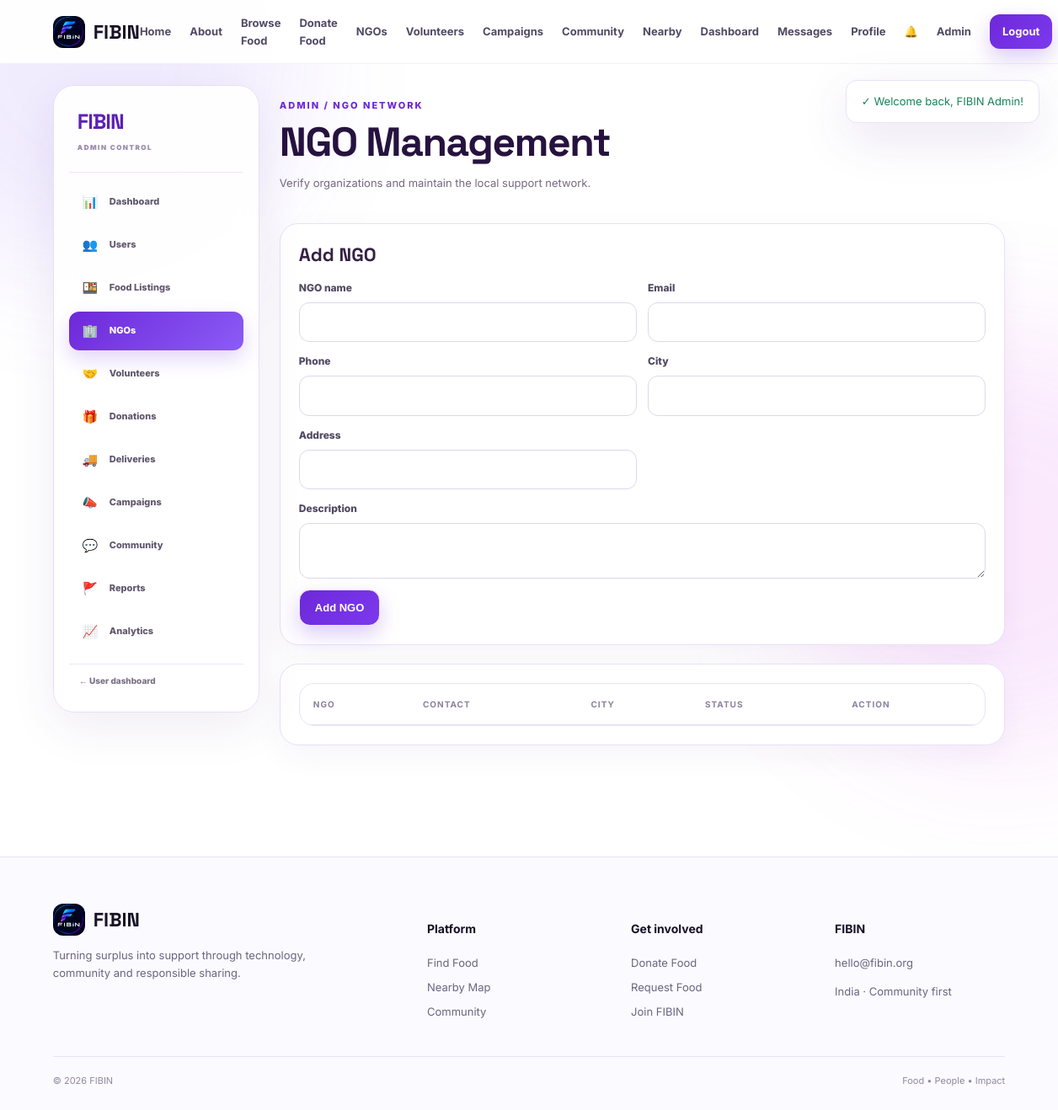
The page /admin/ngos.php (signed in) on the database as committed earlier.
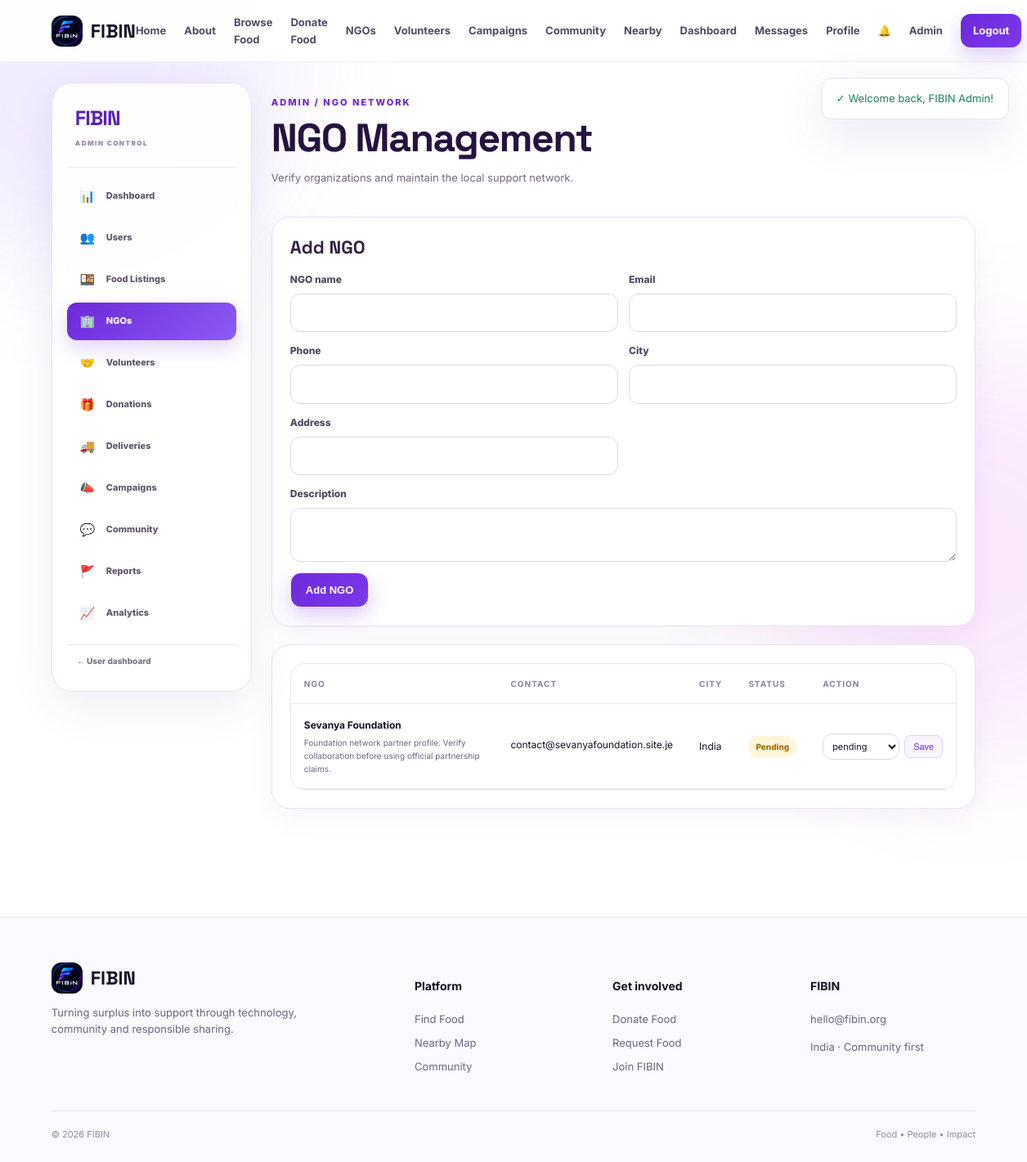
The same page on the database as committed later.
### tables this page shows
CREATE TABLE IF NOT EXISTS ngos (
 id INT AUTO_INCREMENT PRIMARY KEY, name VARCHAR(180) NOT NULL, email VARCHAR(190) NULL, phone VARCHAR(30) NULL,
 city VARCHAR(120) NULL, address VARCHAR(255) NULL, description TEXT NULL, status ENUM('pending','verified','suspended') NOT NULL DEFAULT 'pending',
 created_at TIMESTAMP DEFAULT CURRENT_TIMESTAMP
);

### config/config.php (called while the page is built, shortened)
<?php
function e($value){return htmlspecialchars((string)$value,ENT_QUOTES,'UTF-8');}
function badge_class($status){return match($status){'approved','available','accepted','completed','online'=>'success','pending','away'=>'warning','rejected','cancelled','expired'=>'danger',default=>'info'};}

### admin/ngos.php (the view, shortened to what this page needs)
<?php $page_title='NGOs'; require 'layout.php';
$ngos=$pdo->query('SELECT * FROM ngos ORDER BY created_at DESC')->fetchAll();
?><section class="admin-page-head"><div><span class="kicker">ADMIN / NGO NETWORK</span><h1>NGO Management</h1><p>Verify organizations and maintain the local support network.</p></div></section><section class="admin-form-card"><h2>Add NGO</h2><form method="post" class="form-grid"><input type="hidden" name="csrf" value="<?=e(csrf_token())?>"><input type="hidden" name="action" value="add"><label>NGO name<input name="name" required></label><label>Email<input type="email" name="email"></label><label>Phone<input name="phone"></label><label>City<input name="city"></label><label>Address<input name="address"></label><label>Description<textarea name="description"></textarea></label><button class="btn primary">Add NGO</button></form></section><div class="admin-table-card"><div class="table-wrap"><table><thead><tr><th>NGO</th><th>Contact</th><th>City</th><th>Status</th><th>Action</th></tr></thead><tbody><?php foreach($ngos as $n):?><tr><td><b><?=e($n['name'])?></b><small><?=e($n['description']??'')?></small></td><td><?=e($n['email']?:'—')?><small><?=e($n['phone']?:'')?></small></td><td><?=e($n['city']?:'—')?></td><td><span class="badge <?=badge_class($n['status'])?>"><?=e($n['status'])?></span></td><td><form class="inline-form" method="post"><input type="hidden" name="csrf" value="<?=e(csrf_token())?>"><input type="hidden" name="action" value="status"><input type="hidden" name="id" value="<?=$n['id']?>"><select name="status"><option>pending</option><option>verified</option><option>suspended</option></select><button class="mini-btn">Save</button></form></td></tr><?php endforeach;?></tbody></table></div></div><?php require 'footer.php'; ?>

### admin/layout.php (shortened to what this page needs)
<?php
require_once '../config/config.php';
require_once '../includes/header.php';
$admin_nav=[
 ['Dashboard','index.php','📊'],['Users','users.php','👥'],['Food Listings','foods.php','🍱'],['NGOs','ngos.php','🏢'],['Volunteers','volunteers.php','🤝'],['Donations','donations.php','🎁'],['Deliveries','deliveries.php','🚚'],['Campaigns','campaigns.php','📣'],['Community','community.php','💬'],['Reports','reports.php','🚩'],['Analytics','analytics.php','📈']
];
?>
<div class="admin-shell">
 <aside class="admin-sidebar"><div class="admin-brand"><span>FIBIN</span><small>ADMIN CONTROL</small></div><nav><?php foreach($admin_nav as $n):?><a class="<?=basename($_SERVER['PHP_SELF'])===$n[1]?'active':''?>" href="<?=$n[1]?>"><b><?=$n[2]?></b><span><?=e($n[0])?></span></a><?php endforeach;?></nav><a class="admin-back" href="../dashboard.php">← User dashboard</a></aside>
 <main class="admin-main">

Rows that differ between the two databases and show on the page:
added ngos: name "Sevanya Foundation", description "Foundation network partner profile. Verify collaboration before using official partnership claims.", email "contact@sevanyafoundation.site.je", city "India", status "Pending"
